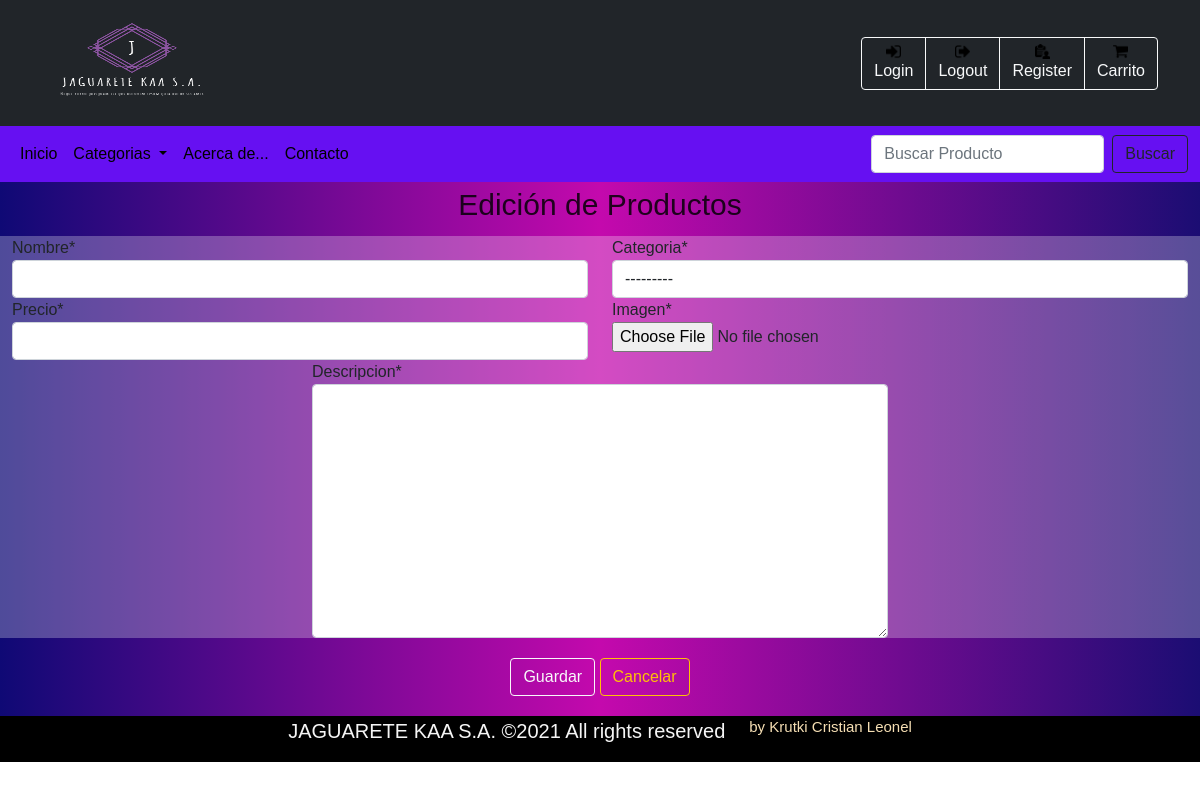
Page /JAGWEB/producto/editar/9 on the earlier database version.
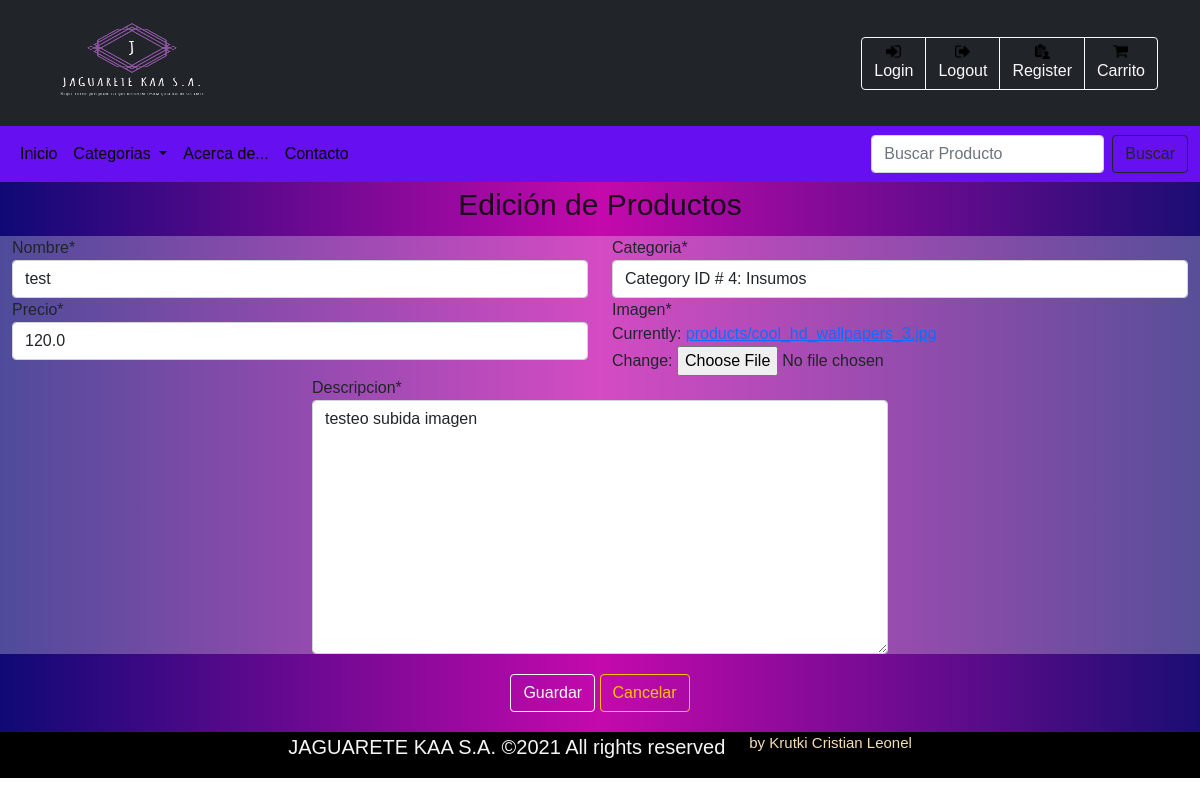
Same page on the later database version.
### JAGWEB/models.py (models this page shows, shortened)
class Producto (models.Model):
    nombre = models.CharField(max_length=180) #nombre del producto 180 caracteres max
    descripcion = models.TextField() #descripcion breve del producto 250 caracteres
    categoria = models.ForeignKey(Categoria,on_delete=models.CASCADE,related_name="categ") #categoria referenciada
    precio=models.FloatField() #precio del producto en float
    imagen= models.ImageField(upload_to='products/', default='products/default.png')   #imagen del producto

### JAGWEB/views.py (the view)
# urls.py: path('producto/editar/<int:idProd>',views.FormularioProductoView.edit_produc,name="edit_produc"),
    def edit_produc (request,idProd):
        producto = Producto.objects.filter(id=idProd).first()
        form = AddProducto(instance=producto)
        return render(request,"product_edit.html",{'form':form,'producto':producto})

### JAGWEB/forms.py
class AddProducto(forms.ModelForm):
    class Meta:
        model = Producto
        fields = ('nombre','descripcion','categoria','precio','imagen')

### JAGWEB/context_processors.py (called while the page is built)
def cat_menu(request):
    categorias = Categoria.objects.all()
    return{
        'list_category': categorias
    }

### JAGWEB/models.py (called while the page is built)
    def __str__(self):
        return f"Category ID # {self.id}: {self.nombre}"

### JAGWEB/templates/product_edit.html (shortened to what this page needs)
{% extends "layout.html" %} {% load static %} {% load crispy_forms_tags %} {% block body %}
<h1>Edici&oacute;n de Productos</h1>
<form action="{% url 'upd_produc' producto.id %}" method="POST" enctype="multipart/form-data">
    <div class="row rform justify-content-center">
        <div class="col-12 col-md-6">
            {{ form.nombre|as_crispy_field }}
        </div>
        <div class="col-12 col-md-6">
            {{ form.categoria|as_crispy_field}}
        </div>
        <div class="col-12 col-md-6">
            {{ form.precio|as_crispy_field }}
        </div>
        <div class="col-12 col-md-6">
            {{ form.imagen|as_crispy_field }}
        </div>
        <div class="col-12 col-md-6 align-self-center">
            {{ form.descripcion|as_crispy_field }}
        </div>
    </div>
    <div class="span" style="padding: 20px; text-align: center;">
        <button type="submit" class="btn btn-outline-light">Guardar</button>
        <a href="{% url 'index' %}" class="btn btn-outline-warning">Cancelar</a>
    </div>
</form>
{% endblock %}

Differences in the rows shown:
added Producto: nombre "test", categoria "Category ID # 4: Insumos", precio "120.0", descripcion "testeo subida imagen"
Other differences:
form field categoria: "---------" → (not shown)
text no longer shown: "Imagen *"
text now shown: "Imagen * Currently: products/cool_hd_wallpapers_3.jpg Change:"
